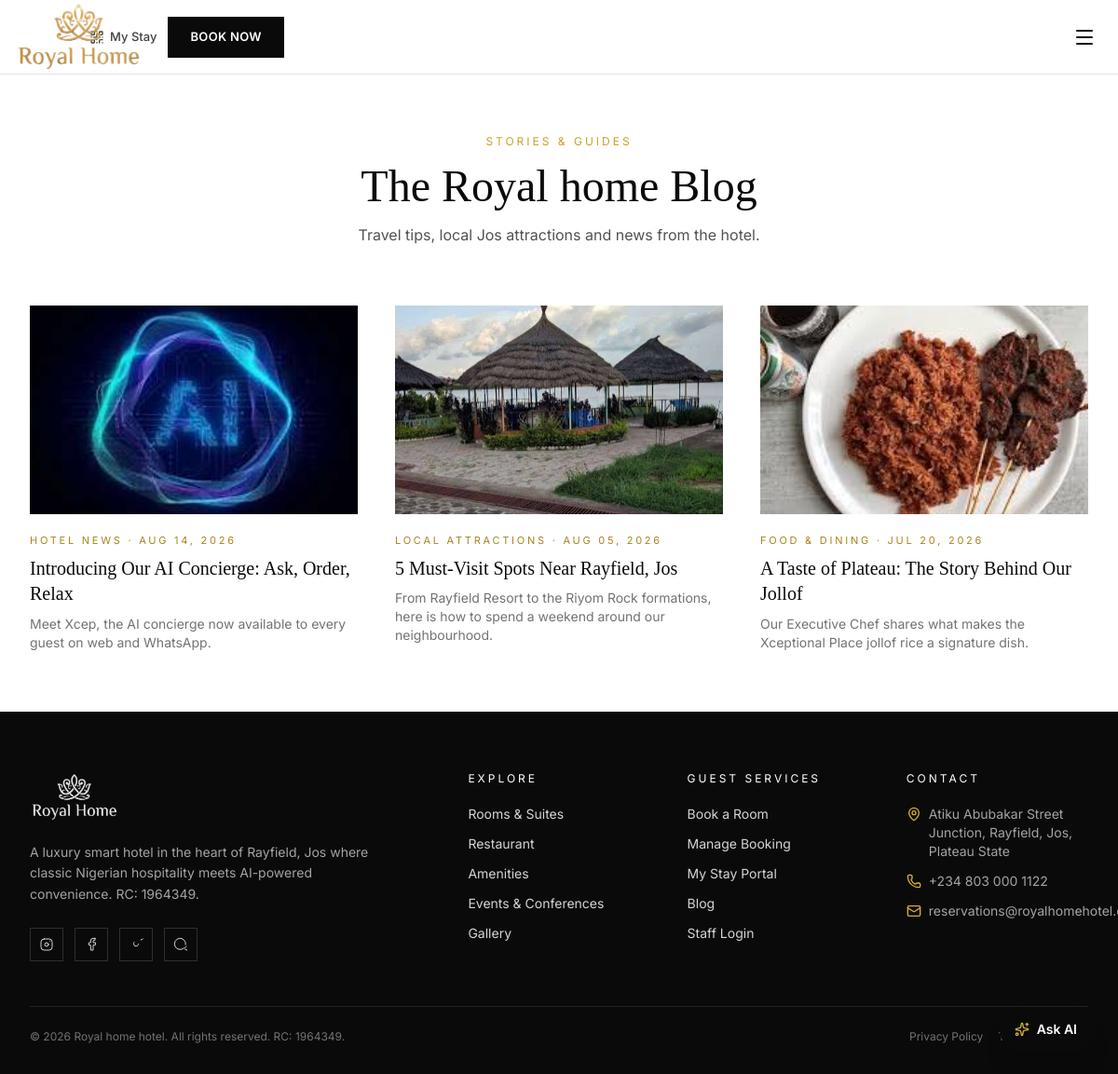
Screenshot of /blog/ with the database file from the repository.
### blog/models.py (models this page shows, shortened)
class BlogPost(models.Model):
    CATEGORY_CHOICES = [
        ('travel', 'Travel Tips'),
        ('local', 'Local Attractions'),
        ('hotel-news', 'Hotel News'),
        ('food', 'Food & Dining'),
    ]
    title = models.CharField(max_length=200)
    slug = models.SlugField(unique=True)
    category = models.CharField(max_length=20, choices=CATEGORY_CHOICES, default='travel')
    excerpt = models.CharField(max_length=300)
    content = models.TextField()
    cover_image = models.ImageField(upload_to='blog/', blank=True, null=True)
    author = models.CharField(max_length=100, default='Royal home hotel Team')
    published_date = models.DateField()
    class Meta:
        ordering = ['-published_date']
    def get_absolute_url(self):
        return reverse('blog:detail', args=[self.slug])

### blog/views.py (the view)
# urls.py: path('', views.blog_list, name='list'),
def blog_list(request):
    posts = BlogPost.objects.all()
    return render(request, 'blog/list.html', {'posts': posts})

### templates/blog/list.html (shortened to what this page needs)
{% extends "base.html" %}
{% load static %}
{% block content %}
<section class="max-w-7xl mx-auto px-5 lg:px-8 py-16">
  <div class="text-center mb-16">
    <p class="uppercase tracking-widest2 text-gold-500 text-xs mb-4">Stories &amp; Guides</p>
    <h1 class="font-serif text-3xl md:text-5xl">The Royal home Blog</h1>
    <p class="text-grey-600 mt-4 max-w-xl mx-auto">Travel tips, local Jos attractions and news from the hotel.</p>
  </div>
  <div class="grid grid-cols-1 md:grid-cols-3 gap-10">
    {% for post in posts %}
    <a href="{{ post.get_absolute_url }}" class="group">
      <div class="h-56 overflow-hidden mb-5"><img src="{{ post.cover_image.url }}" alt="{{ post.title }}" class="w-full h-full object-cover group-hover:scale-105 transition-transform duration-700"></div>
      <p class="text-[11px] uppercase tracking-widest2 text-gold-600 mb-2">{{ post.get_category_display }} &middot; {{ post.published_date|date:"M d, Y" }}</p>
      <h2 class="font-serif text-xl leading-snug group-hover:text-gold-600 transition-colors">{{ post.title }}</h2>
      <p class="text-sm text-grey-500 mt-2">{{ post.excerpt }}</p>
    </a>
    {% empty %}
    <p class="col-span-3 text-center text-grey-500 py-20">No posts yet — check back soon.</p>
    {% endfor %}
  </div>
</section>
{% endblock %}

### templates/base.html (shortened to what this page needs)
{% load static %}
<!DOCTYPE html>
<html lang="en">
<head>
<script src="https://cdn.tailwindcss.com"></script>
<link rel="stylesheet" href="{% static 'css/site.css' %}">
</head>
<body class="bg-white text-ink font-sans antialiased">
{% include "partials/navbar.html" %}
<main>
{% block content %}{% endblock %}
</main>
{% include "partials/footer.html" %}
{% include "partials/ai_concierge.html" %}
</body>
</html>

### templates/partials/navbar.html (shortened to what this page needs)
{% load static %}
<header class="relative z-50 bg-white/95 border-b border-grey-200 h-20">
  <div class="max-w-7xl mx-auto pl-4 md:pl-20 lg:pl-24 px-5 lg:px-8">
    <div class="flex items-center justify-between h-20">
      <a href="{% url 'core:home' %}" class="absolute left-4 top-1/2 -translate-y-1/2 flex items-center gap-3">
        <img src="{% static 'images/logo.png' %}" alt="Royal home hotel" class="h-20 w-auto">
      </a>
      <div class="flex items-center gap-3">
        <a href="{% url 'guestportal:lookup' %}" class="hidden lg:flex items-center gap-1.5 text-[13px] font-medium text-grey-700 hover:text-ink transition-colors">
        </a>
        <a href="{% url 'bookings:book' %}" class="hidden sm:inline-flex items-center gap-2 bg-ink text-white text-[13px] font-semibold tracking-wide uppercase px-6 py-3 hover:bg-gold-500 hover:text-ink transition-colors">
          Book Now
        </a>
        <button id="mobileMenuBtn" class="xl:hidden absolute right-4 top-1/2 -translate-y-1/2 p-2 text-ink z-50">
          <i data-lucide="menu" class="w-6 h-6"></i>
        </button>
      </div>
    </div>
  </div>
</header>

### templates/partials/footer.html
{% load static %}
<footer class="bg-ink text-grey-300">
  <div class="max-w-7xl mx-auto px-5 lg:px-8 pt-16 pb-8">
    <div class="grid grid-cols-1 md:grid-cols-2 lg:grid-cols-5 gap-10 pb-12 border-b border-white/10">
      <div class="lg:col-span-2">
        <img src="{% static 'images/logo.png' %}" alt="Royal home hotel" class="h-14 w-auto mb-5 brightness-0 invert opacity-90">
        <p class="text-sm text-grey-400 leading-relaxed max-w-sm">A luxury smart hotel in the heart of Rayfield, Jos where classic Nigerian hospitality meets AI-powered convenience. RC: 1964349.</p>
        <div class="flex items-center gap-3 mt-6">
          <a href="#" class="w-9 h-9 flex items-center justify-center border border-white/15 hover:border-gold-400 hover:text-gold-400 transition-colors" aria-label="Instagram">
            <svg class="w-4 h-4" viewBox="0 0 24 24" fill="none" stroke="currentColor" stroke-width="1.5" stroke-linecap="round" stroke-linejoin="round" aria-hidden="true">
              <rect x="3" y="3" width="18" height="18" rx="5"></rect>
              <circle cx="12" cy="12" r="3"></circle>
              <path d="M17.5 6.5h.01"></path>
            </svg>
          </a>
          <a href="#" class="w-9 h-9 flex items-center justify-center border border-white/15 hover:border-gold-400 hover:text-gold-400 transition-colors" aria-label="Facebook">
            <svg class="w-4 h-4" viewBox="0 0 24 24" fill="none" stroke="currentColor" stroke-width="1.5" stroke-linecap="round" stroke-linejoin="round" aria-hidden="true">
              <path d="M18 2h-3a4 4 0 0 0-4 4v3H8v4h3v8h4v-8h3.4l.6-4H15V6a1 1 0 0 1 1-1h2V2z"></path>
            </svg>
          </a>
          <a href="#" class="w-9 h-9 flex items-center justify-center border border-white/15 hover:border-gold-400 hover:text-gold-400 transition-colors" aria-label="X">
            <svg class="w-4 h-4" viewBox="0 0 24 24" fill="none" stroke="currentColor" stroke-width="1.5" stroke-linecap="round" stroke-linejoin="round" aria-hidden="true">
              <path d="M23 3a10.9 10.9 0 0 1-3.14 1.53"></path>
              <path d="M16 11.37a4 4 0 1 1-7.07-3.14"></path>
            </svg>
          </a>
          <a href="https://wa.me/2348030001122" class="w-9 h-9 flex items-center justify-center border border-white/15 hover:border-gold-400 hover:text-gold-400 transition-colors" aria-label="WhatsApp">
            <svg class="w-4 h-4" viewBox="0 0 24 24" fill="none" stroke="currentColor" stroke-width="1.5" stroke-linecap="round" stroke-linejoin="round" aria-hidden="true">
              <path d="M21 15a4 4 0 0 1-2 2l-1 .5a2 2 0 0 1-1 .2 9 9 0 1 1 2.9-5.5"></path>
              <path d="M22 21l-3.2-1.6"></path>
            </svg>
          </a>
        </div>
      </div>
      <div>
        <h4 class="text-white text-xs uppercase tracking-widest2 mb-5">Explore</h4>
        <ul class="space-y-3 text-sm">
          <li><a href="{% url 'rooms:list' %}" class="hover:text-gold-400 transition-colors">Rooms &amp; Suites</a></li>
          <li><a href="{% url 'restaurant:menu' %}" class="hover:text-gold-400 transition-colors">Restaurant</a></li>
          <li><a href="{% url 'amenities:list' %}" class="hover:text-gold-400 transition-colors">Amenities</a></li>
          <li><a href="{% url 'events:list' %}" class="hover:text-gold-400 transition-colors">Events &amp; Conferences</a></li>
          <li><a href="{% url 'gallery:gallery' %}" class="hover:text-gold-400 transition-colors">Gallery</a></li>
        </ul>
      </div>
      <div>
        <h4 class="text-white text-xs uppercase tracking-widest2 mb-5">Guest Services</h4>
        <ul class="space-y-3 text-sm">
          <li><a href="{% url 'bookings:book' %}" class="hover:text-gold-400 transition-colors">Book a Room</a></li>
          <li><a href="{% url 'bookings:manage' %}" class="hover:text-gold-400 transition-colors">Manage Booking</a></li>
          <li><a href="{% url 'guestportal:lookup' %}" class="hover:text-gold-400 transition-colors">My Stay Portal</a></li>
          <li><a href="{% url 'blog:list' %}" class="hover:text-gold-400 transition-colors">Blog</a></li>
          <li><a href="{% url 'dashboard:login' %}" class="hover:text-gold-400 transition-colors">Staff Login</a></li>
        </ul>
      </div>
      <div>
        <h4 class="text-white text-xs uppercase tracking-widest2 mb-5">Contact</h4>
        <ul class="space-y-3 text-sm text-grey-400">
          <li class="flex gap-2"><i data-lucide="map-pin" class="w-4 h-4 text-gold-400 shrink-0 mt-0.5"></i> Atiku Abubakar Street Junction, Rayfield, Jos, Plateau State</li>
          <li class="flex gap-2"><i data-lucide="phone" class="w-4 h-4 text-gold-400 shrink-0 mt-0.5"></i> +234 803 000 1122</li>
          <li class="flex gap-2"><i data-lucide="mail" class="w-4 h-4 text-gold-400 shrink-0 mt-0.5"></i> reservations@royalhomehotel.com</li>
        </ul>
      </div>
    </div>
    <div class="flex flex-col sm:flex-row items-center justify-between gap-3 pt-6 text-xs text-grey-500">
      <p>&copy; {% now "Y" %} Royal home hotel. All rights reserved. RC: 1964349.</p>
      <p class="flex items-center gap-4">
        <a href="#" class="hover:text-gold-400">Privacy Policy</a>
        <a href="#" class="hover:text-gold-400">Terms of Service</a>
      </p>
    </div>
  </div>
</footer>

### templates/partials/ai_concierge.html (shortened to what this page needs)
{% load static %}
<button id="conciergeToggle" class="fixed bottom-6 right-6 z-50 flex items-center gap-2 bg-ink text-white pl-4 pr-5 py-3.5 shadow-xl hover:bg-gold-500 hover:text-ink transition-colors rounded-full">
  <i data-lucide="sparkles" class="w-4 h-4 text-gold-400 group-hover:text-ink"></i>
  <span class="text-sm font-semibold hidden sm:inline"> Ask AI</span>
</button>

### static/css/site.css (style rules this page uses)
html { scroll-behavior: smooth; }

### rows the page displays
BlogPost: cover_image (picture), category "HOTEL NEWS", published_date "AUG 14, 2026", title "Introducing Our AI Concierge: Ask, Order, Relax", excerpt "Meet Xcep, the AI concierge now available to every guest on web and WhatsApp."
BlogPost: cover_image (picture), category "LOCAL ATTRACTIONS", published_date "AUG 05, 2026", title "5 Must-Visit Spots Near Rayfield, Jos", excerpt "From Rayfield Resort to the Riyom Rock formations, here is how to spend a weekend around our neighbourhood."
BlogPost: cover_image (picture), category "FOOD & DINING", published_date "JUL 20, 2026", title "A Taste of Plateau: The Story Behind Our Jollof", excerpt "Our Executive Chef shares what makes the Xceptional Place jollof rice a signature dish."
